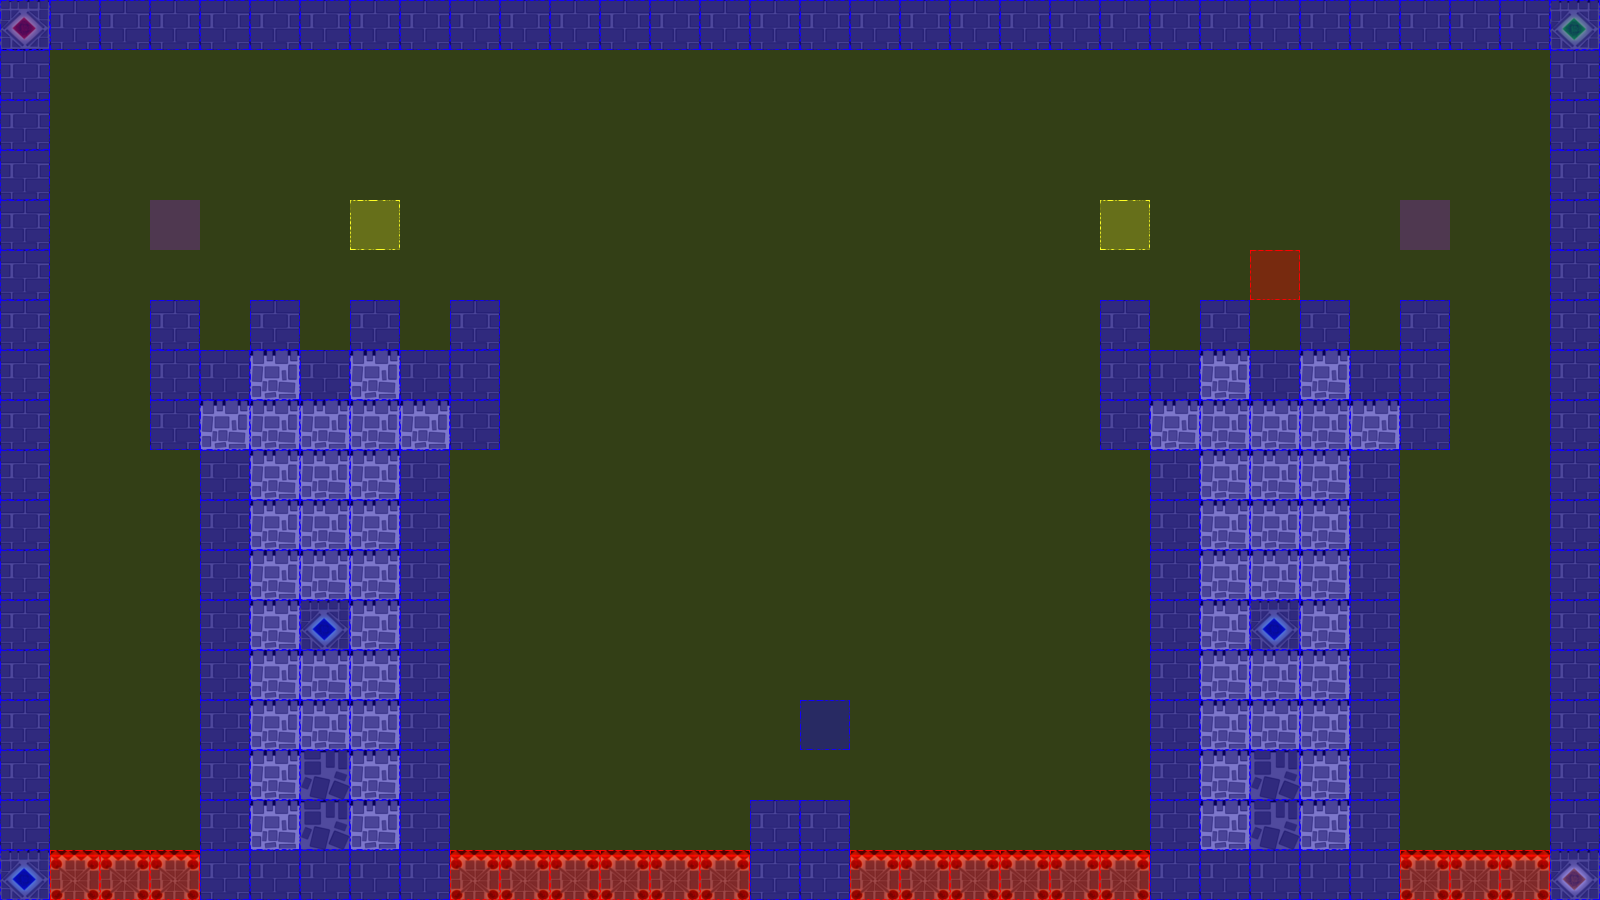

This game map was drawn from its Tiled (.tmx) file and the tilesets committed beside it. A one-line description and the trimmed map source follow:
An orthogonal 32x18 tile map with 50x50 px tiles, 3 tile layers (terrain, collision, event), 2 tilesets.

<map version="1.0" orientation="orthogonal" renderorder="left-up" width="32" height="18" tilewidth="50" tileheight="50" nextobjectid="3">
 <tileset firstgid="1" name="castleTile" tilewidth="50" tileheight="50" tilecount="36" columns="6">
  <image source="tiles/castleTile.png" width="300" height="300" />
 </tileset>
 <tileset firstgid="37" name="collisionTile" tilewidth="50" tileheight="50" tilecount="12" columns="3">
  <image source="tiles/collisionTile.png" width="150" height="200" />
 </tileset>
 <layer name="terrain" width="32" height="18">
  <data>[576 cells, 214 non-empty, 8 distinct tile ids]</data>
 </layer>
 <layer name="collision" width="32" height="18">
  <data>[576 cells, 576 non-empty, 3 distinct tile ids]</data>
 </layer>
 <layer name="event" width="32" height="18">
  <data>[576 cells, 6 non-empty, 4 distinct tile ids]</data>
 </layer>
</map>
